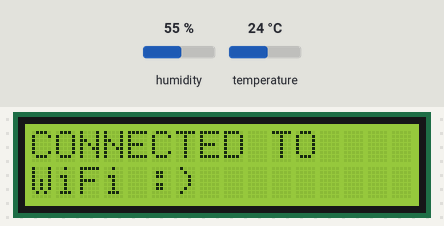
A sketch run on a simulated ESP8266 (NodeMCU). Parts: 16×2 character LCD. The inputs (shaded band) are chosen by the test bench; at power-on: temperature 24 °C, humidity 55 %. WiFi joins after 1.5 s; servers stay silent unless stated; uploads are accepted with an empty reply; what the sketch prints to the serial monitor is not drawn.

Above: at 1.7 s.
At 6.8 s:
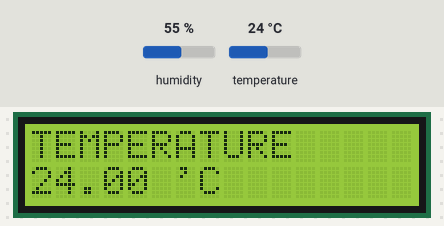
6.9 s: temperature set to 12 °C
At 20.3 s:
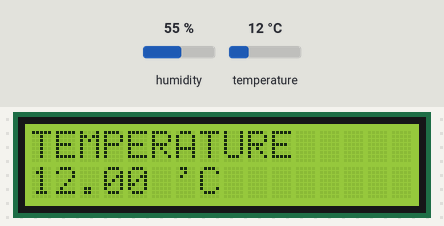
20.6 s: temperature set to 19 °C
At 33.5 s:
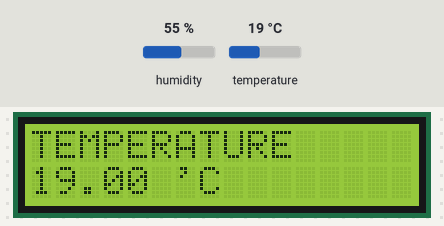
34.1 s: temperature set to 28 °C
At 47.6 s:
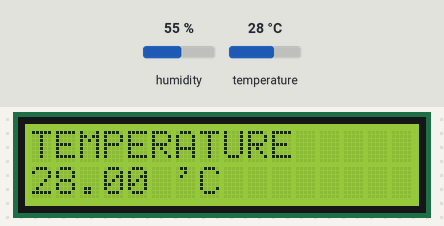
Timing chart, 0 to 49.1 s (numbered marks = the images above; inputs shaded):
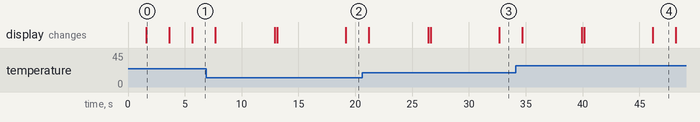

The sketch:

esp8266_code.ino
```cpp
/*
  SISTec IoT Application 2026 - ESP8266 Code
  Hardware:
  - ESP8266
  - DHT11 (Pin D5)
  - I2C LCD 16x2 (SDA -> D2, SCL -> D1) [0x27]
*/

#include <ESP8266WiFi.h>
#include <ESP8266HTTPClient.h>
#include <WiFiClientSecure.h>
#include <DHT.h>
#include <LiquidCrystal_I2C.h>

// --- CONFIGURATION ---
const char* ssid = "YOUR_WIFI_SSID";
const char* password = "YOUR_WIFI_PASSWORD";
const String serverUrl = "https://your-app-name.onrender.com"; // Change to your Render URL

#define DHTPIN D5
#define DHTTYPE DHT11

DHT dht(DHTPIN, DHTTYPE);
LiquidCrystal_I2C lcd(0x27, 16, 2);

void setup() {
  Serial.begin(115200);

  // Initialize LCD
  lcd.init();
  lcd.backlight();

  // WiFi Connection
  lcd.setCursor(0, 0);
  lcd.print("CONNECTING TO");
  lcd.setCursor(0, 1);
  lcd.print("WiFi...");

  WiFi.begin(ssid, password);
  while (WiFi.status() != WL_CONNECTED) {
    delay(500);
    Serial.print(".");
  }

  lcd.clear();
  lcd.print("CONNECTED TO");
  lcd.setCursor(0, 1);
  lcd.print("WiFi :)");
  delay(2000);

  lcd.clear();
  lcd.print("-- WELCOME --");
  delay(2000);

  dht.begin();
}

void loop() {
  // 1. Read DHT11
  float h = dht.readHumidity();
  float t = dht.readTemperature();

  if (isnan(h) || isnan(t)) {
    Serial.println("Failed to read from DHT sensor!");
    return;
  }

  // 2. Display Temperature
  lcd.clear();
  lcd.print("TEMPERATURE");
  lcd.setCursor(0, 1);
  lcd.print(String(t) + " 'C");
  delay(2000);

  // 3. Display Humidity
  lcd.clear();
  lcd.print("HUMIDITY");
  lcd.setCursor(0, 1);
  lcd.print(String(h) + " %");
  delay(2000);

  // 4. Fetch LCD Text from Server
  fetchLCDText();
  delay(3000);

  // 5. Send Data to Server
  sendDataToServer(t, h);

  delay(5000); // Wait before next cycle
}

void fetchLCDText() {
  WiFiClientSecure client;
  client.setInsecure(); // Required to connect to HTTPS without checking certificate fingerprint

  HTTPClient http;
  String url = serverUrl + "/api/get-lcd";

  Serial.println("Fetching LCD text...");
  if (http.begin(client, url)) {
    int httpCode = http.GET();
    if (httpCode > 0) {
      String payload = http.getString();
      lcd.clear();
      lcd.print("SISTec DISPLAY");
      lcd.setCursor(0, 1);
      lcd.print(payload);
      Serial.println("Fetched: " + payload);
    }
    http.end();
  }
}

void sendDataToServer(float t, float h) {
  WiFiClientSecure client;
  client.setInsecure();

  HTTPClient http;
  // We use GET request with query params for simplicity on ESP8266
  String url = serverUrl + "/api/save-data?temp=" + String(t) + "&hum=" + String(h);

  lcd.clear();
  lcd.print("SENDING DATA TO");
  lcd.setCursor(0, 1);
  lcd.print("WEB SERVER....");

  if (http.begin(client, url)) {
    int httpCode = http.GET();
    if (httpCode > 0) {
      lcd.clear();
      lcd.print("DATA SENT...!!");
      Serial.println("Server Response: " + http.getString());
    } else {
      Serial.println("Error sending data");
    }
    http.end();
  }
  delay(1000);
}
```

Measured:
- what the display in image 0 shows lasts 2.0 s, from 1.6 s to 3.6 s
